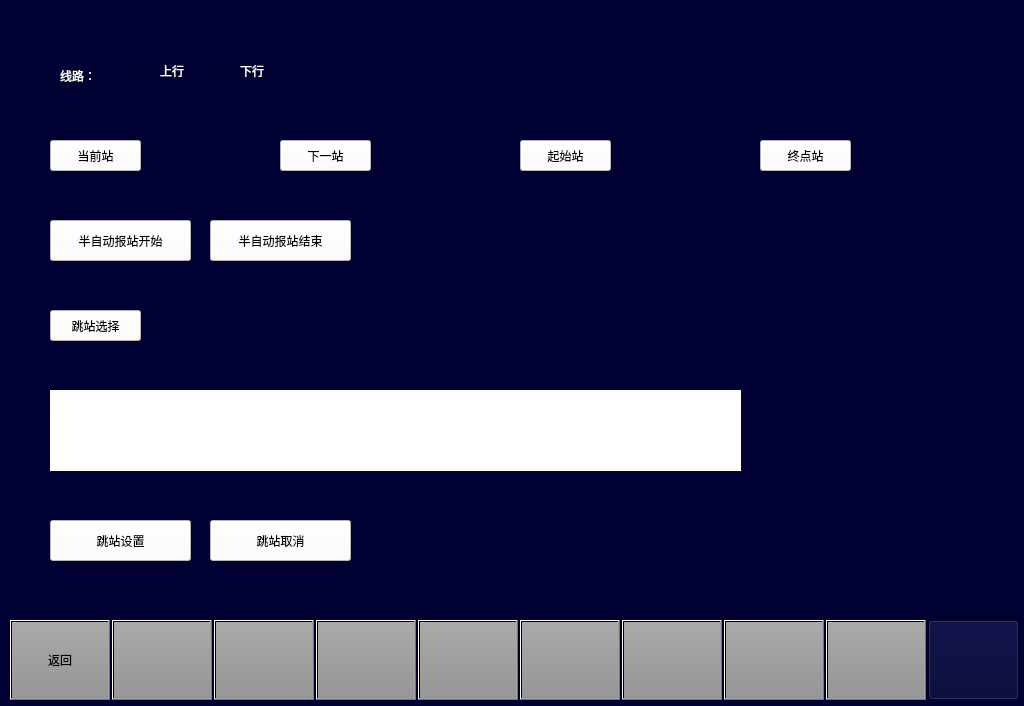
<?xml version="1.0" encoding="UTF-8"?>
<ui version="4.0">
 <class>VehicleSetSimlateStation</class>
 <widget class="QWidget" name="VehicleSetSimlateStation">
  <property name="geometry">
   <rect>
    <x>0</x>
    <y>0</y>
    <width>1024</width>
    <height>706</height>
   </rect>
  </property>
  <property name="cursor">
   <cursorShape>OpenHandCursor</cursorShape>
  </property>
  <property name="windowTitle">
   <string>Form</string>
  </property>
  <property name="styleSheet">
   <string notr="true">background-color: rgb(0, 0,50);
color:black;</string>
  </property>
  <widget class="QPushButton" name="BTN8">
   <property name="geometry">
    <rect>
     <x>724</x>
     <y>620</y>
     <width>100</width>
     <height>80</height>
    </rect>
   </property>
   <property name="focusPolicy">
    <enum>Qt::NoFocus</enum>
   </property>
   <property name="styleSheet">
    <string notr="true">	font: 20px, &quot;微软雅黑&quot;;
    color: black;
	transparent;background:qlineargradient(spread:pad,x1:0,y1:0,x2:0,y2:1,stop:0 rgba(170,170,170,255),stop:1 rgba(150,150,150,255));
</string>
   </property>
   <property name="text">
    <string/>
   </property>
  </widget>
  <widget class="QPushButton" name="BTN7">
   <property name="geometry">
    <rect>
     <x>622</x>
     <y>620</y>
     <width>100</width>
     <height>80</height>
    </rect>
   </property>
   <property name="focusPolicy">
    <enum>Qt::NoFocus</enum>
   </property>
   <property name="styleSheet">
    <string notr="true">	font: 20px, &quot;微软雅黑&quot;;
    color: black;
	transparent;background:qlineargradient(spread:pad,x1:0,y1:0,x2:0,y2:1,stop:0 rgba(170,170,170,255),stop:1 rgba(150,150,150,255));
</string>
   </property>
   <property name="text">
    <string/>
   </property>
  </widget>
  <widget class="QPushButton" name="BTN2">
   <property name="geometry">
    <rect>
     <x>112</x>
     <y>620</y>
     <width>100</width>
     <height>80</height>
    </rect>
   </property>
   <property name="focusPolicy">
    <enum>Qt::NoFocus</enum>
   </property>
   <property name="styleSheet">
    <string notr="true">font: 20px, &quot;微软雅黑&quot;;color: black;transparent;background:qlineargradient(spread:pad,x1:0,y1:0,x2:0,y2:1,stop:0 rgba(170,170,170,255),stop:1 rgba(150,150,150,255));</string>
   </property>
   <property name="text">
    <string/>
   </property>
  </widget>
  <widget class="QPushButton" name="BTN6">
   <property name="geometry">
    <rect>
     <x>520</x>
     <y>620</y>
     <width>100</width>
     <height>80</height>
    </rect>
   </property>
   <property name="focusPolicy">
    <enum>Qt::NoFocus</enum>
   </property>
   <property name="styleSheet">
    <string notr="true">	font: 20px, &quot;微软雅黑&quot;;
    color: black;
	transparent;background:qlineargradient(spread:pad,x1:0,y1:0,x2:0,y2:1,stop:0 rgba(170,170,170,255),stop:1 rgba(150,150,150,255));
</string>
   </property>
   <property name="text">
    <string/>
   </property>
  </widget>
  <widget class="QPushButton" name="BTN1">
   <property name="geometry">
    <rect>
     <x>10</x>
     <y>620</y>
     <width>100</width>
     <height>80</height>
    </rect>
   </property>
   <property name="focusPolicy">
    <enum>Qt::NoFocus</enum>
   </property>
   <property name="styleSheet">
    <string notr="true">font: 20px, &quot;微软雅黑&quot;;color: black;transparent;background:qlineargradient(spread:pad,x1:0,y1:0,x2:0,y2:1,stop:0 rgba(170,170,170,255),stop:1 rgba(150,150,150,255));</string>
   </property>
   <property name="text">
    <string>返回</string>
   </property>
  </widget>
  <widget class="QPushButton" name="BTNHome">
   <property name="geometry">
    <rect>
     <x>928</x>
     <y>620</y>
     <width>91</width>
     <height>80</height>
    </rect>
   </property>
   <property name="focusPolicy">
    <enum>Qt::NoFocus</enum>
   </property>
   <property name="styleSheet">
    <string notr="true">border-image: url(:/images/image/Home.png);</string>
   </property>
   <property name="text">
    <string/>
   </property>
  </widget>
  <widget class="QPushButton" name="BTN5">
   <property name="geometry">
    <rect>
     <x>418</x>
     <y>620</y>
     <width>100</width>
     <height>80</height>
    </rect>
   </property>
   <property name="focusPolicy">
    <enum>Qt::NoFocus</enum>
   </property>
   <property name="styleSheet">
    <string notr="true">	font: 20px, &quot;微软雅黑&quot;;
    color: black;
	transparent;background:qlineargradient(spread:pad,x1:0,y1:0,x2:0,y2:1,stop:0 rgba(170,170,170,255),stop:1 rgba(150,150,150,255));
</string>
   </property>
   <property name="text">
    <string/>
   </property>
  </widget>
  <widget class="QPushButton" name="BTN9">
   <property name="geometry">
    <rect>
     <x>826</x>
     <y>620</y>
     <width>100</width>
     <height>80</height>
    </rect>
   </property>
   <property name="focusPolicy">
    <enum>Qt::NoFocus</enum>
   </property>
   <property name="styleSheet">
    <string notr="true">	font: 20px, &quot;微软雅黑&quot;;
    color: black;
	transparent;background:qlineargradient(spread:pad,x1:0,y1:0,x2:0,y2:1,stop:0 rgba(170,170,170,255),stop:1 rgba(150,150,150,255));
</string>
   </property>
   <property name="text">
    <string/>
   </property>
  </widget>
  <widget class="QPushButton" name="BTN3">
   <property name="geometry">
    <rect>
     <x>214</x>
     <y>620</y>
     <width>100</width>
     <height>80</height>
    </rect>
   </property>
   <property name="focusPolicy">
    <enum>Qt::NoFocus</enum>
   </property>
   <property name="styleSheet">
    <string notr="true">	font: 20px, &quot;微软雅黑&quot;;
    color: black;
	transparent;background:qlineargradient(spread:pad,x1:0,y1:0,x2:0,y2:1,stop:0 rgba(170,170,170,255),stop:1 rgba(150,150,150,255));
</string>
   </property>
   <property name="text">
    <string/>
   </property>
  </widget>
  <widget class="QPushButton" name="BTN4">
   <property name="geometry">
    <rect>
     <x>316</x>
     <y>620</y>
     <width>100</width>
     <height>80</height>
    </rect>
   </property>
   <property name="focusPolicy">
    <enum>Qt::NoFocus</enum>
   </property>
   <property name="styleSheet">
    <string notr="true">	font: 20px, &quot;微软雅黑&quot;;
    color: black;
	transparent;background:qlineargradient(spread:pad,x1:0,y1:0,x2:0,y2:1,stop:0 rgba(170,170,170,255),stop:1 rgba(150,150,150,255));
</string>
   </property>
   <property name="text">
    <string/>
   </property>
  </widget>
  <widget class="QLabel" name="lbl_currentStation">
   <property name="geometry">
    <rect>
     <x>140</x>
     <y>140</y>
     <width>131</width>
     <height>31</height>
    </rect>
   </property>
   <property name="styleSheet">
    <string notr="true">color: rgb(255, 255, 255);</string>
   </property>
   <property name="text">
    <string/>
   </property>
  </widget>
  <widget class="QLabel" name="lbl_nextStation">
   <property name="geometry">
    <rect>
     <x>380</x>
     <y>140</y>
     <width>131</width>
     <height>31</height>
    </rect>
   </property>
   <property name="styleSheet">
    <string notr="true">color: rgb(255, 255, 255);</string>
   </property>
   <property name="text">
    <string/>
   </property>
  </widget>
  <widget class="QLabel" name="lbl_beginStation">
   <property name="geometry">
    <rect>
     <x>620</x>
     <y>140</y>
     <width>131</width>
     <height>31</height>
    </rect>
   </property>
   <property name="styleSheet">
    <string notr="true">color: rgb(255, 255, 255);</string>
   </property>
   <property name="text">
    <string/>
   </property>
  </widget>
  <widget class="QLabel" name="lbl_terminalStation">
   <property name="geometry">
    <rect>
     <x>860</x>
     <y>140</y>
     <width>131</width>
     <height>31</height>
    </rect>
   </property>
   <property name="styleSheet">
    <string notr="true">color: rgb(255, 255, 255);</string>
   </property>
   <property name="text">
    <string/>
   </property>
  </widget>
  <widget class="QPushButton" name="pushButton">
   <property name="geometry">
    <rect>
     <x>50</x>
     <y>220</y>
     <width>141</width>
     <height>41</height>
    </rect>
   </property>
   <property name="focusPolicy">
    <enum>Qt::NoFocus</enum>
   </property>
   <property name="styleSheet">
    <string notr="true">background-color: rgb(255, 255, 255);</string>
   </property>
   <property name="text">
    <string>半自动报站开始</string>
   </property>
  </widget>
  <widget class="QLabel" name="label_9">
   <property name="geometry">
    <rect>
     <x>60</x>
     <y>60</y>
     <width>61</width>
     <height>31</height>
    </rect>
   </property>
   <property name="styleSheet">
    <string notr="true">background-color: rgb(0, 0, 50);
color: rgb(255, 255, 255);</string>
   </property>
   <property name="text">
    <string>线路：</string>
   </property>
  </widget>
  <widget class="QRadioButton" name="RB_Up">
   <property name="geometry">
    <rect>
     <x>140</x>
     <y>60</y>
     <width>71</width>
     <height>22</height>
    </rect>
   </property>
   <property name="styleSheet">
    <string notr="true">background-color: rgb(0, 0, 50);
color: rgb(255, 255, 255);</string>
   </property>
   <property name="text">
    <string>上行</string>
   </property>
  </widget>
  <widget class="QRadioButton" name="RB_Down">
   <property name="geometry">
    <rect>
     <x>220</x>
     <y>60</y>
     <width>71</width>
     <height>22</height>
    </rect>
   </property>
   <property name="styleSheet">
    <string notr="true">background-color: rgb(0, 0, 50);
color: rgb(255, 255, 255);</string>
   </property>
   <property name="text">
    <string>下行</string>
   </property>
  </widget>
  <widget class="QPushButton" name="pushButton_2">
   <property name="geometry">
    <rect>
     <x>210</x>
     <y>220</y>
     <width>141</width>
     <height>41</height>
    </rect>
   </property>
   <property name="focusPolicy">
    <enum>Qt::NoFocus</enum>
   </property>
   <property name="styleSheet">
    <string notr="true">background-color: rgb(255, 255, 255);</string>
   </property>
   <property name="text">
    <string>半自动报站结束</string>
   </property>
  </widget>
  <widget class="QLabel" name="lbl_jumpStation">
   <property name="geometry">
    <rect>
     <x>50</x>
     <y>390</y>
     <width>691</width>
     <height>81</height>
    </rect>
   </property>
   <property name="styleSheet">
    <string notr="true">background-color: rgb(255, 255, 255);
color: rgb(0, 0, 0);</string>
   </property>
   <property name="text">
    <string/>
   </property>
  </widget>
  <widget class="QPushButton" name="pushButton_15">
   <property name="geometry">
    <rect>
     <x>50</x>
     <y>520</y>
     <width>141</width>
     <height>41</height>
    </rect>
   </property>
   <property name="focusPolicy">
    <enum>Qt::NoFocus</enum>
   </property>
   <property name="styleSheet">
    <string notr="true">background-color: rgb(255, 255, 255);</string>
   </property>
   <property name="text">
    <string>跳站设置</string>
   </property>
  </widget>
  <widget class="QPushButton" name="pushButton_16">
   <property name="geometry">
    <rect>
     <x>210</x>
     <y>520</y>
     <width>141</width>
     <height>41</height>
    </rect>
   </property>
   <property name="focusPolicy">
    <enum>Qt::NoFocus</enum>
   </property>
   <property name="styleSheet">
    <string notr="true">background-color: rgb(255, 255, 255);</string>
   </property>
   <property name="text">
    <string>跳站取消</string>
   </property>
  </widget>
  <widget class="QPushButton" name="PB_currentStation">
   <property name="geometry">
    <rect>
     <x>50</x>
     <y>140</y>
     <width>91</width>
     <height>31</height>
    </rect>
   </property>
   <property name="focusPolicy">
    <enum>Qt::NoFocus</enum>
   </property>
   <property name="styleSheet">
    <string notr="true">background-color: rgb(255, 255, 255);</string>
   </property>
   <property name="text">
    <string>当前站</string>
   </property>
  </widget>
  <widget class="QPushButton" name="PB_nextStation">
   <property name="geometry">
    <rect>
     <x>280</x>
     <y>140</y>
     <width>91</width>
     <height>31</height>
    </rect>
   </property>
   <property name="focusPolicy">
    <enum>Qt::NoFocus</enum>
   </property>
   <property name="styleSheet">
    <string notr="true">background-color: rgb(255, 255, 255);</string>
   </property>
   <property name="text">
    <string>下一站</string>
   </property>
  </widget>
  <widget class="QPushButton" name="PB_beginStation">
   <property name="geometry">
    <rect>
     <x>520</x>
     <y>140</y>
     <width>91</width>
     <height>31</height>
    </rect>
   </property>
   <property name="focusPolicy">
    <enum>Qt::NoFocus</enum>
   </property>
   <property name="styleSheet">
    <string notr="true">background-color: rgb(255, 255, 255);</string>
   </property>
   <property name="text">
    <string>起始站</string>
   </property>
  </widget>
  <widget class="QPushButton" name="PB_terminalStation">
   <property name="geometry">
    <rect>
     <x>760</x>
     <y>140</y>
     <width>91</width>
     <height>31</height>
    </rect>
   </property>
   <property name="focusPolicy">
    <enum>Qt::NoFocus</enum>
   </property>
   <property name="styleSheet">
    <string notr="true">background-color: rgb(255, 255, 255);</string>
   </property>
   <property name="text">
    <string>终点站</string>
   </property>
  </widget>
  <widget class="QPushButton" name="PB_jempStation">
   <property name="geometry">
    <rect>
     <x>50</x>
     <y>310</y>
     <width>91</width>
     <height>31</height>
    </rect>
   </property>
   <property name="focusPolicy">
    <enum>Qt::NoFocus</enum>
   </property>
   <property name="styleSheet">
    <string notr="true">background-color: rgb(255, 255, 255);</string>
   </property>
   <property name="text">
    <string>跳站选择</string>
   </property>
  </widget>
 </widget>
 <resources/>
 <connections/>
</ui>
